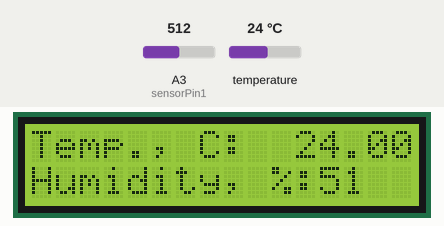
This sketch was run on a simulated Arduino Uno, built with avr-gcc and run on an emulated ATmega328P. Parts: 16×2 character LCD. Inputs (shaded band) come from the test bench; at power-on: temperature 24 °C, A3 (sensorPin1) = 512. What the sketch prints to the serial monitor is not drawn.

Above: at 5.3 s.
5.4 s: temperature set to 12 °C
At 7.9 s:
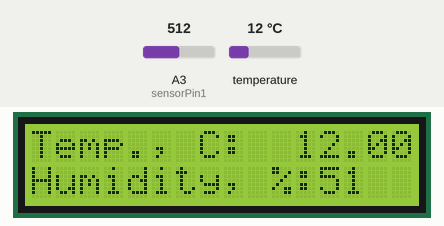
9.0 s: A3 (sensorPin1) set to 716
At 11.0 s:
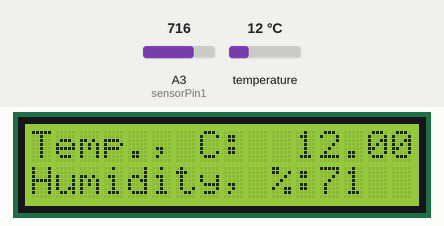
12.3 s: temperature set to 28 °C
At 13.8 s:
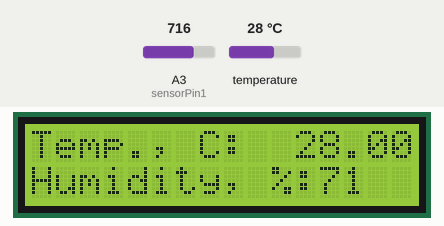
15.6 s: temperature set to 33 °C
At 18.5 s:
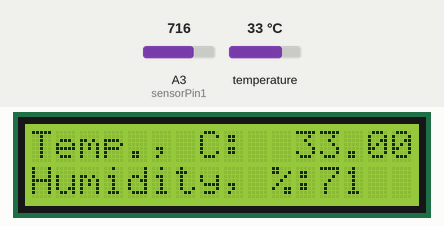
18.9 s: A3 (sensorPin1) set to 900
At 20.5 s:
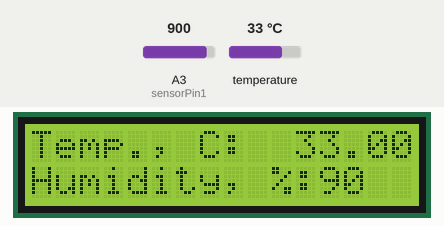
22.2 s: temperature set to 7 °C
At 24.9 s:
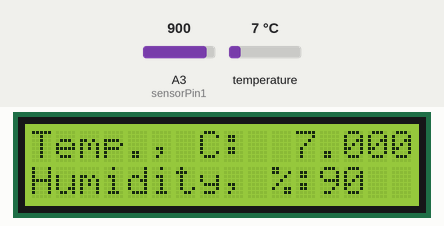
Timing chart, 0 to 26.4 s (numbered marks = the images above; inputs shaded):
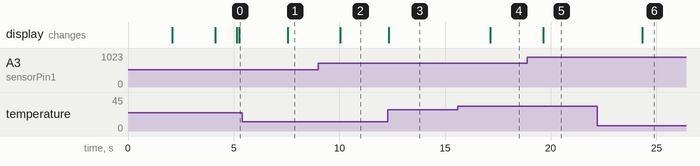

Measured:
- after the input at 5.4 s, the display: changes after 2.1 s (image 1)
- after the input at 9.0 s, the display: changes after 1.0 s (image 2)
- after the input at 12.3 s, the display: changes at once (image 3)
- after the input at 15.6 s, the display: changes after 1.5 s (image 4)
- after the input at 18.9 s, the display: changes after 0.74 s (image 5)
- after the input at 22.2 s, the display: changes after 2.1 s (image 6)

The sketch:

LCD_Temp.ino
```cpp
/***************************************************************************************************
  This chip uses I2C bus to communicate, specials pins are required to interface
  Board:                                    SDA                    SCL                    Level
  Uno, Mini, Pro, ATmega168, ATmega328..... A4                     A5                     5v
  Mega2560................................. 20                     21                     5v
***************************************************************************************************/
#include <Wire.h>
#include <LiquidCrystal_I2C.h>
#include <OneWire.h>


#define COLUMS           16
#define ROWS             2

#define LCD_SPACE_SYMBOL 0x20  //space symbol from the LCD ROM, see p.9 of GDM2004D datasheet

LiquidCrystal_I2C lcd(PCF8574A_ADDR_A21_A11_A01, 4, 5, 6, 16, 11, 12, 13, 14, POSITIVE);
OneWire  ds(2);  // on pin d2 (a 4.7K resistor is necessary)
int sensorPin1 = A3;
int sensorPin2 = 3;

void setup()
{
  Serial.begin(115200);

  while (lcd.begin(COLUMS, ROWS) != 1) //colums - 20, rows - 4
  {
    Serial.println(F("PCF8574 is not connected or lcd pins declaration is wrong. Only pins numbers: 4,5,6,16,11,12,13,14 are legal."));
    delay(5000);
  }

  lcd.print(F("PCF8574 is OK..."));    //(F()) saves string to flash & keeps dynamic memory free
  delay(2000);

  lcd.clear();

  lcd.print(F("Hello my lord!"));
  delay(2000);

  lcd.clear();

  lcd.print(F("Temp., C:"));

  lcd.setCursor(0, 2);
  lcd.print(F("Humidity, %:"));
}

void loop()
{
  int sensorValue = 0;
  byte i;
  byte present = 0;
  byte type_s;
  byte data[12];
  byte addr[8];
  float celsius, fahrenheit;

  if ( !ds.search(addr))
  {
    Serial.println("No more addresses.");
    Serial.println();
    ds.reset_search();
    delay(250);
    return;
  }

  Serial.print("ROM =");
  for( i = 0; i < 8; i++) {
    Serial.write(' ');
    Serial.print(addr[i], HEX);
  }

  if (OneWire::crc8(addr, 7) != addr[7]) {
      Serial.println("CRC is not valid!");
      return;
  }
  Serial.println();

  // the first ROM byte indicates which chip
  switch (addr[0]) {
    case 0x10:
      Serial.println("  Chip = DS18S20");  // or old DS1820
      type_s = 1;
      break;
    case 0x28:
      Serial.println("  Chip = DS18B20");
      type_s = 0;
      break;
    case 0x22:
      Serial.println("  Chip = DS1822");
      type_s = 0;
      break;
    default:
      Serial.println("Device is not a DS18x20 family device.");
      return;
  }

  ds.reset();
  ds.select(addr);
  ds.write(0x44, 1);        // start conversion, with parasite power on at the end

  delay(1000);     // maybe 750ms is enough, maybe not
  // we might do a ds.depower() here, but the reset will take care of it.

  present = ds.reset();
  ds.select(addr);
  ds.write(0xBE);         // Read Scratchpad

  Serial.print("  Data = ");
  Serial.print(present, HEX);
  Serial.print(" ");
  for ( i = 0; i < 9; i++) {           // we need 9 bytes
    data[i] = ds.read();
    Serial.print(data[i], HEX);
    Serial.print(" ");
  }
  Serial.print(" CRC=");
  Serial.print(OneWire::crc8(data, 8), HEX);
  Serial.println();

  // Convert the data to actual temperature
  // because the result is a 16 bit signed integer, it should
  // be stored to an "int16_t" type, which is always 16 bits
  // even when compiled on a 32 bit processor.
  int16_t raw = (data[1] << 8) | data[0];
  if (type_s)
  {
    raw = raw << 3; // 9 bit resolution default
    if (data[7] == 0x10)
    {
      // "count remain" gives full 12 bit resolution
      raw = (raw & 0xFFF0) + 12 - data[6];
    }
  }
  else
  {
    byte cfg = (data[4] & 0x60);
    // at lower res, the low bits are undefined, so let's zero them
    if (cfg == 0x00) raw = raw & ~7;  // 9 bit resolution, 93.75 ms
    else if (cfg == 0x20) raw = raw & ~3; // 10 bit res, 187.5 ms
    else if (cfg == 0x40) raw = raw & ~1; // 11 bit res, 375 ms
    //// default is 12 bit resolution, 750 ms conversion time
  }
  celsius = (float)raw / 16.0;
  fahrenheit = celsius * 1.8 + 32.0;
  Serial.print("  Temperature = ");
  Serial.print(celsius);
  Serial.print(" Celsius, ");
  Serial.print(fahrenheit);
  Serial.println(" Fahrenheit");

  // Set temperature value to LCD
  lcd.setCursor(11, 0);
  lcd.print(celsius);
  //lcd.write(LCD_SPACE_SYMBOL);

  // Get value humidity of sensor
  sensorValue = analogRead(sensorPin1) / 10;
  Serial.println(sensorValue);
  //sensorValue = digitalRead(sensorPin2);
  //Serial.println(sensorValue);
  delay(100);

  // Set value humidity to LCD
  lcd.setCursor(12, 1);
  lcd.print(sensorValue);
  lcd.write(LCD_SPACE_SYMBOL);

  delay(1000);
}
```
